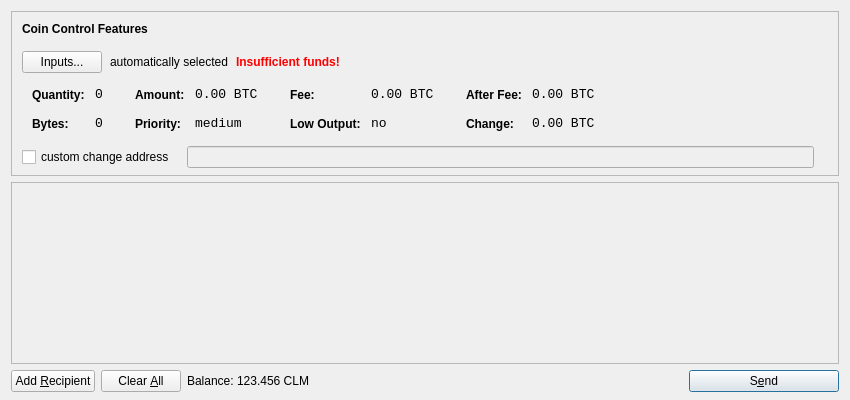
<?xml version="1.0" encoding="UTF-8"?>
<ui version="4.0">
 <class>SendCoinsDialog</class>
 <widget class="QDialog" name="SendCoinsDialog">
  <property name="geometry">
   <rect>
    <x>0</x>
    <y>0</y>
    <width>850</width>
    <height>400</height>
   </rect>
  </property>
  <property name="windowTitle">
   <string>Send Coins</string>
  </property>
  <layout class="QVBoxLayout" name="verticalLayout" stretch="0,1,0">
   <property name="bottomMargin">
    <number>8</number>
   </property>
   <item>
    <widget class="QFrame" name="frameCoinControl">
     <property name="sizePolicy">
      <sizepolicy hsizetype="Expanding" vsizetype="Expanding">
       <horstretch>0</horstretch>
       <verstretch>0</verstretch>
      </sizepolicy>
     </property>
     <property name="maximumSize">
      <size>
       <width>16777215</width>
       <height>16777215</height>
      </size>
     </property>
     <property name="frameShape">
      <enum>QFrame::StyledPanel</enum>
     </property>
     <property name="frameShadow">
      <enum>QFrame::Sunken</enum>
     </property>
     <layout class="QVBoxLayout" name="verticalLayoutCoinControl2">
      <property name="spacing">
       <number>-1</number>
      </property>
      <property name="leftMargin">
       <number>0</number>
      </property>
      <property name="topMargin">
       <number>0</number>
      </property>
      <property name="rightMargin">
       <number>0</number>
      </property>
      <property name="bottomMargin">
       <number>6</number>
      </property>
      <item>
       <layout class="QVBoxLayout" name="verticalLayoutCoinControl" stretch="0,0,0,0,1">
        <property name="spacing">
         <number>0</number>
        </property>
        <property name="leftMargin">
         <number>10</number>
        </property>
        <property name="topMargin">
         <number>10</number>
        </property>
        <item>
         <layout class="QHBoxLayout" name="horizontalLayoutCoinControl1">
          <property name="bottomMargin">
           <number>15</number>
          </property>
          <item>
           <widget class="QLabel" name="labelCoinControlFeatures">
            <property name="sizePolicy">
             <sizepolicy hsizetype="Preferred" vsizetype="Maximum">
              <horstretch>0</horstretch>
              <verstretch>0</verstretch>
             </sizepolicy>
            </property>
            <property name="font">
             <font>
              <weight>75</weight>
              <bold>true</bold>
             </font>
            </property>
            <property name="styleSheet">
             <string notr="true">font-weight:bold;</string>
            </property>
            <property name="text">
             <string>Coin Control Features</string>
            </property>
           </widget>
          </item>
         </layout>
        </item>
        <item>
         <layout class="QHBoxLayout" name="horizontalLayoutCoinControl2" stretch="0,0,0,0">
          <property name="spacing">
           <number>8</number>
          </property>
          <property name="bottomMargin">
           <number>10</number>
          </property>
          <item>
           <widget class="QPushButton" name="pushButtonCoinControl">
            <property name="styleSheet">
             <string notr="true"/>
            </property>
            <property name="text">
             <string>Inputs...</string>
            </property>
           </widget>
          </item>
          <item>
           <widget class="QLabel" name="labelCoinControlAutomaticallySelected">
            <property name="text">
             <string>automatically selected</string>
            </property>
            <property name="margin">
             <number>5</number>
            </property>
           </widget>
          </item>
          <item>
           <widget class="QLabel" name="labelCoinControlInsuffFunds">
            <property name="font">
             <font>
              <weight>75</weight>
              <bold>true</bold>
             </font>
            </property>
            <property name="styleSheet">
             <string notr="true">color:red;font-weight:bold;</string>
            </property>
            <property name="text">
             <string>Insufficient funds!</string>
            </property>
            <property name="margin">
             <number>5</number>
            </property>
           </widget>
          </item>
          <item>
           <spacer name="horizontalSpacerCoinControl">
            <property name="orientation">
             <enum>Qt::Horizontal</enum>
            </property>
            <property name="sizeHint" stdset="0">
             <size>
              <width>40</width>
              <height>1</height>
             </size>
            </property>
           </spacer>
          </item>
         </layout>
        </item>
        <item>
         <widget class="QWidget" name="widgetCoinControl" native="true">
          <property name="sizePolicy">
           <sizepolicy hsizetype="Preferred" vsizetype="Preferred">
            <horstretch>0</horstretch>
            <verstretch>0</verstretch>
           </sizepolicy>
          </property>
          <property name="minimumSize">
           <size>
            <width>0</width>
            <height>0</height>
           </size>
          </property>
          <property name="styleSheet">
           <string notr="true"/>
          </property>
          <layout class="QHBoxLayout" name="horizontalLayoutCoinControl5">
           <property name="margin">
            <number>0</number>
           </property>
           <item>
            <layout class="QHBoxLayout" name="horizontalLayoutCoinControl3" stretch="0,0,0,1">
             <property name="spacing">
              <number>20</number>
             </property>
             <property name="topMargin">
              <number>0</number>
             </property>
             <property name="bottomMargin">
              <number>10</number>
             </property>
             <item>
              <layout class="QFormLayout" name="formLayoutCoinControl1">
               <property name="horizontalSpacing">
                <number>10</number>
               </property>
               <property name="verticalSpacing">
                <number>14</number>
               </property>
               <property name="leftMargin">
                <number>10</number>
               </property>
               <property name="topMargin">
                <number>4</number>
               </property>
               <property name="rightMargin">
                <number>6</number>
               </property>
               <item row="0" column="0">
                <widget class="QLabel" name="labelCoinControlQuantityText">
                 <property name="styleSheet">
                  <string notr="true">font-weight:bold;</string>
                 </property>
                 <property name="text">
                  <string>Quantity:</string>
                 </property>
                 <property name="margin">
                  <number>0</number>
                 </property>
                </widget>
               </item>
               <item row="0" column="1">
                <widget class="QLabel" name="labelCoinControlQuantity">
                 <property name="font">
                  <font>
                   <family>Monospace</family>
                   <pointsize>10</pointsize>
                  </font>
                 </property>
                 <property name="cursor">
                  <cursorShape>IBeamCursor</cursorShape>
                 </property>
                 <property name="contextMenuPolicy">
                  <enum>Qt::ActionsContextMenu</enum>
                 </property>
                 <property name="text">
                  <string notr="true">0</string>
                 </property>
                 <property name="margin">
                  <number>0</number>
                 </property>
                 <property name="textInteractionFlags">
                  <set>Qt::LinksAccessibleByMouse|Qt::TextSelectableByKeyboard|Qt::TextSelectableByMouse</set>
                 </property>
                </widget>
               </item>
               <item row="1" column="0">
                <widget class="QLabel" name="labelCoinControlBytesText">
                 <property name="styleSheet">
                  <string notr="true">font-weight:bold;</string>
                 </property>
                 <property name="text">
                  <string>Bytes:</string>
                 </property>
                </widget>
               </item>
               <item row="1" column="1">
                <widget class="QLabel" name="labelCoinControlBytes">
                 <property name="font">
                  <font>
                   <family>Monospace</family>
                   <pointsize>10</pointsize>
                  </font>
                 </property>
                 <property name="cursor">
                  <cursorShape>IBeamCursor</cursorShape>
                 </property>
                 <property name="contextMenuPolicy">
                  <enum>Qt::ActionsContextMenu</enum>
                 </property>
                 <property name="text">
                  <string notr="true">0</string>
                 </property>
                 <property name="textInteractionFlags">
                  <set>Qt::LinksAccessibleByMouse|Qt::TextSelectableByKeyboard|Qt::TextSelectableByMouse</set>
                 </property>
                </widget>
               </item>
              </layout>
             </item>
             <item>
              <layout class="QFormLayout" name="formLayoutCoinControl2">
               <property name="horizontalSpacing">
                <number>10</number>
               </property>
               <property name="verticalSpacing">
                <number>14</number>
               </property>
               <property name="leftMargin">
                <number>6</number>
               </property>
               <property name="topMargin">
                <number>4</number>
               </property>
               <property name="rightMargin">
                <number>6</number>
               </property>
               <item row="0" column="0">
                <widget class="QLabel" name="labelCoinControlAmountText">
                 <property name="styleSheet">
                  <string notr="true">font-weight:bold;</string>
                 </property>
                 <property name="text">
                  <string>Amount:</string>
                 </property>
                 <property name="margin">
                  <number>0</number>
                 </property>
                </widget>
               </item>
               <item row="0" column="1">
                <widget class="QLabel" name="labelCoinControlAmount">
                 <property name="font">
                  <font>
                   <family>Monospace</family>
                   <pointsize>10</pointsize>
                  </font>
                 </property>
                 <property name="cursor">
                  <cursorShape>IBeamCursor</cursorShape>
                 </property>
                 <property name="contextMenuPolicy">
                  <enum>Qt::ActionsContextMenu</enum>
                 </property>
                 <property name="text">
                  <string notr="true">0.00 BTC</string>
                 </property>
                 <property name="textInteractionFlags">
                  <set>Qt::LinksAccessibleByMouse|Qt::TextSelectableByKeyboard|Qt::TextSelectableByMouse</set>
                 </property>
                </widget>
               </item>
               <item row="1" column="0">
                <widget class="QLabel" name="labelCoinControlPriorityText">
                 <property name="styleSheet">
                  <string notr="true">font-weight:bold;</string>
                 </property>
                 <property name="text">
                  <string>Priority:</string>
                 </property>
                </widget>
               </item>
               <item row="1" column="1">
                <widget class="QLabel" name="labelCoinControlPriority">
                 <property name="font">
                  <font>
                   <family>Monospace</family>
                   <pointsize>10</pointsize>
                  </font>
                 </property>
                 <property name="cursor">
                  <cursorShape>IBeamCursor</cursorShape>
                 </property>
                 <property name="contextMenuPolicy">
                  <enum>Qt::ActionsContextMenu</enum>
                 </property>
                 <property name="text">
                  <string>medium</string>
                 </property>
                 <property name="textInteractionFlags">
                  <set>Qt::LinksAccessibleByMouse|Qt::TextSelectableByKeyboard|Qt::TextSelectableByMouse</set>
                 </property>
                </widget>
               </item>
              </layout>
             </item>
             <item>
              <layout class="QFormLayout" name="formLayoutCoinControl3">
               <property name="horizontalSpacing">
                <number>10</number>
               </property>
               <property name="verticalSpacing">
                <number>14</number>
               </property>
               <property name="leftMargin">
                <number>6</number>
               </property>
               <property name="topMargin">
                <number>4</number>
               </property>
               <property name="rightMargin">
                <number>6</number>
               </property>
               <item row="0" column="0">
                <widget class="QLabel" name="labelCoinControlFeeText">
                 <property name="styleSheet">
                  <string notr="true">font-weight:bold;</string>
                 </property>
                 <property name="text">
                  <string>Fee:</string>
                 </property>
                 <property name="margin">
                  <number>0</number>
                 </property>
                </widget>
               </item>
               <item row="0" column="1">
                <widget class="QLabel" name="labelCoinControlFee">
                 <property name="font">
                  <font>
                   <family>Monospace</family>
                   <pointsize>10</pointsize>
                  </font>
                 </property>
                 <property name="cursor">
                  <cursorShape>IBeamCursor</cursorShape>
                 </property>
                 <property name="contextMenuPolicy">
                  <enum>Qt::ActionsContextMenu</enum>
                 </property>
                 <property name="text">
                  <string notr="true">0.00 BTC</string>
                 </property>
                 <property name="textInteractionFlags">
                  <set>Qt::LinksAccessibleByMouse|Qt::TextSelectableByKeyboard|Qt::TextSelectableByMouse</set>
                 </property>
                </widget>
               </item>
               <item row="1" column="0">
                <widget class="QLabel" name="labelCoinControlLowOutputText">
                 <property name="styleSheet">
                  <string notr="true">font-weight:bold;</string>
                 </property>
                 <property name="text">
                  <string>Low Output:</string>
                 </property>
                </widget>
               </item>
               <item row="1" column="1">
                <widget class="QLabel" name="labelCoinControlLowOutput">
                 <property name="font">
                  <font>
                   <family>Monospace</family>
                   <pointsize>10</pointsize>
                  </font>
                 </property>
                 <property name="cursor">
                  <cursorShape>IBeamCursor</cursorShape>
                 </property>
                 <property name="contextMenuPolicy">
                  <enum>Qt::ActionsContextMenu</enum>
                 </property>
                 <property name="text">
                  <string>no</string>
                 </property>
                 <property name="textInteractionFlags">
                  <set>Qt::LinksAccessibleByMouse|Qt::TextSelectableByKeyboard|Qt::TextSelectableByMouse</set>
                 </property>
                </widget>
               </item>
              </layout>
             </item>
             <item>
              <layout class="QFormLayout" name="formLayoutCoinControl4">
               <property name="horizontalSpacing">
                <number>10</number>
               </property>
               <property name="verticalSpacing">
                <number>14</number>
               </property>
               <property name="leftMargin">
                <number>6</number>
               </property>
               <property name="topMargin">
                <number>4</number>
               </property>
               <property name="rightMargin">
                <number>6</number>
               </property>
               <item row="0" column="0">
                <widget class="QLabel" name="labelCoinControlAfterFeeText">
                 <property name="styleSheet">
                  <string notr="true">font-weight:bold;</string>
                 </property>
                 <property name="text">
                  <string>After Fee:</string>
                 </property>
                 <property name="margin">
                  <number>0</number>
                 </property>
                </widget>
               </item>
               <item row="0" column="1">
                <widget class="QLabel" name="labelCoinControlAfterFee">
                 <property name="font">
                  <font>
                   <family>Monospace</family>
                   <pointsize>10</pointsize>
                  </font>
                 </property>
                 <property name="cursor">
                  <cursorShape>IBeamCursor</cursorShape>
                 </property>
                 <property name="contextMenuPolicy">
                  <enum>Qt::ActionsContextMenu</enum>
                 </property>
                 <property name="text">
                  <string notr="true">0.00 BTC</string>
                 </property>
                 <property name="textInteractionFlags">
                  <set>Qt::LinksAccessibleByMouse|Qt::TextSelectableByKeyboard|Qt::TextSelectableByMouse</set>
                 </property>
                </widget>
               </item>
               <item row="1" column="0">
                <widget class="QLabel" name="labelCoinControlChangeText">
                 <property name="styleSheet">
                  <string notr="true">font-weight:bold;</string>
                 </property>
                 <property name="text">
                  <string>Change:</string>
                 </property>
                </widget>
               </item>
               <item row="1" column="1">
                <widget class="QLabel" name="labelCoinControlChange">
                 <property name="font">
                  <font>
                   <family>Monospace</family>
                   <pointsize>10</pointsize>
                  </font>
                 </property>
                 <property name="cursor">
                  <cursorShape>IBeamCursor</cursorShape>
                 </property>
                 <property name="contextMenuPolicy">
                  <enum>Qt::ActionsContextMenu</enum>
                 </property>
                 <property name="text">
                  <string notr="true">0.00 BTC</string>
                 </property>
                 <property name="textInteractionFlags">
                  <set>Qt::LinksAccessibleByMouse|Qt::TextSelectableByKeyboard|Qt::TextSelectableByMouse</set>
                 </property>
                </widget>
               </item>
              </layout>
             </item>
            </layout>
           </item>
          </layout>
         </widget>
        </item>
        <item>
         <layout class="QHBoxLayout" name="horizontalLayoutCoinControl4" stretch="0,0,0">
          <property name="spacing">
           <number>12</number>
          </property>
          <property name="sizeConstraint">
           <enum>QLayout::SetDefaultConstraint</enum>
          </property>
          <property name="topMargin">
           <number>5</number>
          </property>
          <property name="rightMargin">
           <number>5</number>
          </property>
          <item>
           <widget class="QCheckBox" name="checkBoxCoinControlChange">
            <property name="text">
             <string>custom change address</string>
            </property>
           </widget>
          </item>
          <item>
           <widget class="QLineEdit" name="lineEditCoinControlChange">
            <property name="enabled">
             <bool>false</bool>
            </property>
            <property name="sizePolicy">
             <sizepolicy hsizetype="Expanding" vsizetype="Fixed">
              <horstretch>0</horstretch>
              <verstretch>0</verstretch>
             </sizepolicy>
            </property>
           </widget>
          </item>
          <item>
           <widget class="QLabel" name="labelCoinControlChangeLabel">
            <property name="sizePolicy">
             <sizepolicy hsizetype="Preferred" vsizetype="Expanding">
              <horstretch>0</horstretch>
              <verstretch>0</verstretch>
             </sizepolicy>
            </property>
            <property name="minimumSize">
             <size>
              <width>0</width>
              <height>0</height>
             </size>
            </property>
            <property name="text">
             <string/>
            </property>
            <property name="margin">
             <number>3</number>
            </property>
           </widget>
          </item>
         </layout>
        </item>
        <item>
         <spacer name="verticalSpacerCoinControl">
          <property name="orientation">
           <enum>Qt::Vertical</enum>
          </property>
          <property name="sizeHint" stdset="0">
           <size>
            <width>800</width>
            <height>1</height>
           </size>
          </property>
         </spacer>
        </item>
       </layout>
      </item>
     </layout>
    </widget>
   </item>
   <item>
    <widget class="QScrollArea" name="scrollArea">
     <property name="widgetResizable">
      <bool>true</bool>
     </property>
     <widget class="QWidget" name="scrollAreaWidgetContents">
      <property name="geometry">
       <rect>
        <x>0</x>
        <y>0</y>
        <width>830</width>
        <height>165</height>
       </rect>
      </property>
      <layout class="QVBoxLayout" name="verticalLayout_2">
       <property name="margin">
        <number>0</number>
       </property>
       <item>
        <layout class="QVBoxLayout" name="entries">
         <property name="spacing">
          <number>6</number>
         </property>
        </layout>
       </item>
       <item>
        <spacer name="verticalSpacer">
         <property name="orientation">
          <enum>Qt::Vertical</enum>
         </property>
         <property name="sizeHint" stdset="0">
          <size>
           <width>20</width>
           <height>40</height>
          </size>
         </property>
        </spacer>
       </item>
      </layout>
     </widget>
    </widget>
   </item>
   <item>
    <layout class="QHBoxLayout" name="horizontalLayout">
     <item>
      <widget class="QPushButton" name="addButton">
       <property name="toolTip">
        <string>Send to multiple recipients at once</string>
       </property>
       <property name="text">
        <string>Add &amp;Recipient</string>
       </property>
       <property name="icon">
        <iconset resource="../bitcoin.qrc">
         <normaloff>:/icons/add</normaloff>:/icons/add</iconset>
       </property>
       <property name="autoDefault">
        <bool>false</bool>
       </property>
      </widget>
     </item>
     <item>
      <widget class="QPushButton" name="clearButton">
       <property name="sizePolicy">
        <sizepolicy hsizetype="Minimum" vsizetype="Fixed">
         <horstretch>0</horstretch>
         <verstretch>0</verstretch>
        </sizepolicy>
       </property>
       <property name="toolTip">
        <string>Remove all transaction fields</string>
       </property>
       <property name="text">
        <string>Clear &amp;All</string>
       </property>
       <property name="icon">
        <iconset resource="../bitcoin.qrc">
         <normaloff>:/icons/remove</normaloff>:/icons/remove</iconset>
       </property>
       <property name="autoRepeatDelay">
        <number>300</number>
       </property>
       <property name="autoDefault">
        <bool>false</bool>
       </property>
      </widget>
     </item>
     <item>
      <layout class="QHBoxLayout" name="horizontalLayout_2">
       <property name="spacing">
        <number>3</number>
       </property>
       <item>
        <widget class="QLabel" name="label">
         <property name="text">
          <string>Balance:</string>
         </property>
        </widget>
       </item>
       <item>
        <widget class="QLabel" name="labelBalance">
         <property name="cursor">
          <cursorShape>IBeamCursor</cursorShape>
         </property>
         <property name="text">
          <string>123.456 CLM</string>
         </property>
         <property name="textInteractionFlags">
          <set>Qt::LinksAccessibleByMouse|Qt::TextSelectableByKeyboard|Qt::TextSelectableByMouse</set>
         </property>
        </widget>
       </item>
      </layout>
     </item>
     <item>
      <spacer name="horizontalSpacer">
       <property name="orientation">
        <enum>Qt::Horizontal</enum>
       </property>
       <property name="sizeHint" stdset="0">
        <size>
         <width>40</width>
         <height>20</height>
        </size>
       </property>
      </spacer>
     </item>
     <item>
      <widget class="QPushButton" name="sendButton">
       <property name="minimumSize">
        <size>
         <width>150</width>
         <height>0</height>
        </size>
       </property>
       <property name="toolTip">
        <string>Confirm the send action</string>
       </property>
       <property name="text">
        <string>S&amp;end</string>
       </property>
       <property name="icon">
        <iconset resource="../bitcoin.qrc">
         <normaloff>:/icons/send</normaloff>:/icons/send</iconset>
       </property>
       <property name="default">
        <bool>true</bool>
       </property>
      </widget>
     </item>
    </layout>
   </item>
  </layout>
 </widget>
 <resources>
  <include location="../bitcoin.qrc"/>
 </resources>
 <connections/>
</ui>
